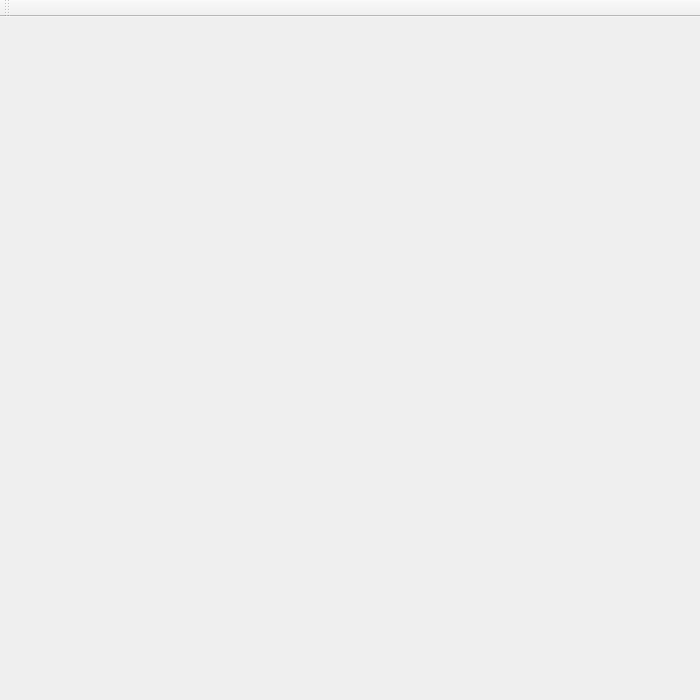
<?xml version="1.0" encoding="UTF-8"?>
<ui version="4.0">
 <class>MainWindow</class>
 <widget class="QMainWindow" name="MainWindow">
  <property name="geometry">
   <rect>
    <x>0</x>
    <y>0</y>
    <width>700</width>
    <height>700</height>
   </rect>
  </property>
  <property name="maximumSize">
   <size>
    <width>700</width>
    <height>700</height>
   </size>
  </property>
  <property name="windowTitle">
   <string>MainWindow</string>
  </property>
  <property name="styleSheet">
   <string notr="true">color: black;</string>
  </property>
  <widget class="QWidget" name="centralWidget"/>
  <widget class="QMenuBar" name="menuBar">
   <property name="geometry">
    <rect>
     <x>0</x>
     <y>0</y>
     <width>700</width>
     <height>22</height>
    </rect>
   </property>
  </widget>
  <widget class="QToolBar" name="mainToolBar">
   <attribute name="toolBarArea">
    <enum>TopToolBarArea</enum>
   </attribute>
   <attribute name="toolBarBreak">
    <bool>false</bool>
   </attribute>
  </widget>
 </widget>
 <layoutdefault spacing="6" margin="11"/>
 <resources/>
 <connections/>
</ui>
